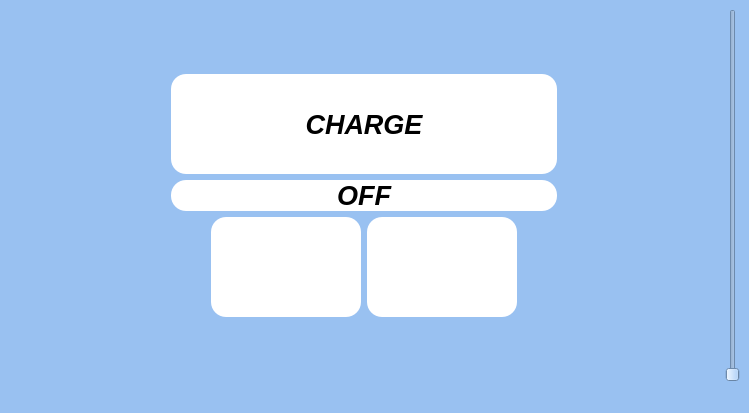
<?xml version="1.0" encoding="UTF-8"?>
<ui version="4.0">
 <class>MainWindow</class>
 <widget class="QMainWindow" name="MainWindow">
  <property name="geometry">
   <rect>
    <x>0</x>
    <y>0</y>
    <width>749</width>
    <height>413</height>
   </rect>
  </property>
  <property name="windowTitle">
   <string>MainWindow</string>
  </property>
  <property name="styleSheet">
   <string notr="true">background-color: rgb(153, 193, 241);</string>
  </property>
  <widget class="QWidget" name="centralwidget">
   <layout class="QHBoxLayout" name="horizontalLayout">
    <item>
     <layout class="QGridLayout" name="gridLayout">
      <item row="3" column="1">
       <layout class="QHBoxLayout" name="horizontalLayout_2">
        <item>
         <spacer name="horizontalSpacer">
          <property name="orientation">
           <enum>Qt::Horizontal</enum>
          </property>
          <property name="sizeHint" stdset="0">
           <size>
            <width>40</width>
            <height>20</height>
           </size>
          </property>
         </spacer>
        </item>
        <item>
         <widget class="QPushButton" name="pushButton_2">
          <property name="minimumSize">
           <size>
            <width>150</width>
            <height>100</height>
           </size>
          </property>
          <property name="cursor">
           <cursorShape>PointingHandCursor</cursorShape>
          </property>
          <property name="styleSheet">
           <string notr="true">QPushButton {
    border-radius: 15px;          /* Deixa o botão arredondado */
    background-color: white;    /* Cor de fundo inicial */
    color: white;                 /* Cor do texto */
    border: none;                 /* Remove a borda */
	image: url(:/Imagens/664e2f13ee221f4b6ba3097dc201f7.png);
}

QPushButton:hover {
    background-color: #2c3e50;    /* Cor de fundo quando o mouse passa sobre o botão */
}

QPushButton:pressed {
    background-color: white;      /* Cor de fundo quando o botão é clicado */
    color: black;                 /* Cor do texto quando clicado */
}</string>
          </property>
          <property name="text">
           <string/>
          </property>
         </widget>
        </item>
        <item>
         <widget class="QPushButton" name="pushButton_3">
          <property name="minimumSize">
           <size>
            <width>150</width>
            <height>100</height>
           </size>
          </property>
          <property name="cursor">
           <cursorShape>PointingHandCursor</cursorShape>
          </property>
          <property name="styleSheet">
           <string notr="true">QPushButton {	
	image: url(:/Imagens/direita.png);
    border-radius: 15px;          /* Deixa o botão arredondado */
    background-color: white;    /* Cor de fundo inicial */
    color: white;                 /* Cor do texto */
    border: none;                 /* Remove a borda */
}

QPushButton:hover {
    background-color: #2c3e50;    /* Cor de fundo quando o mouse passa sobre o botão */
}

QPushButton:pressed {
    background-color: white;      /* Cor de fundo quando o botão é clicado */
    color: black;                 /* Cor do texto quando clicado */
}</string>
          </property>
          <property name="text">
           <string/>
          </property>
         </widget>
        </item>
        <item>
         <spacer name="horizontalSpacer_2">
          <property name="orientation">
           <enum>Qt::Horizontal</enum>
          </property>
          <property name="sizeHint" stdset="0">
           <size>
            <width>40</width>
            <height>20</height>
           </size>
          </property>
         </spacer>
        </item>
       </layout>
      </item>
      <item row="1" column="1">
       <widget class="QPushButton" name="pushButton">
        <property name="minimumSize">
         <size>
          <width>100</width>
          <height>100</height>
         </size>
        </property>
        <property name="font">
         <font>
          <pointsize>20</pointsize>
          <italic>true</italic>
          <bold>true</bold>
         </font>
        </property>
        <property name="cursor">
         <cursorShape>PointingHandCursor</cursorShape>
        </property>
        <property name="styleSheet">
         <string notr="true">QPushButton {	
    border-radius: 15px;          /* Deixa o botão arredondado */
    background-color: white;    /* Cor de fundo inicial */
    color: black;                 /* Cor do texto */
    border: none;                 /* Remove a borda */
}

QPushButton:hover {
    background-color: #2c3e50;    /* Cor de fundo quando o mouse passa sobre o botão */
}

QPushButton:pressed {
    background-color: white;      /* Cor de fundo quando o botão é clicado */
    color: black;                 /* Cor do texto quando clicado */
}</string>
        </property>
        <property name="text">
         <string>CHARGE</string>
        </property>
       </widget>
      </item>
      <item row="2" column="0">
       <spacer name="horizontalSpacer_3">
        <property name="orientation">
         <enum>Qt::Horizontal</enum>
        </property>
        <property name="sizeHint" stdset="0">
         <size>
          <width>40</width>
          <height>20</height>
         </size>
        </property>
       </spacer>
      </item>
      <item row="0" column="1">
       <spacer name="verticalSpacer_2">
        <property name="orientation">
         <enum>Qt::Vertical</enum>
        </property>
        <property name="sizeHint" stdset="0">
         <size>
          <width>20</width>
          <height>40</height>
         </size>
        </property>
       </spacer>
      </item>
      <item row="2" column="1">
       <widget class="QPushButton" name="pushButton_4">
        <property name="font">
         <font>
          <pointsize>20</pointsize>
          <italic>true</italic>
          <bold>true</bold>
         </font>
        </property>
        <property name="cursor">
         <cursorShape>PointingHandCursor</cursorShape>
        </property>
        <property name="styleSheet">
         <string notr="true">QPushButton {	
    border-radius: 15px;          /* Deixa o botão arredondado */
    background-color: white;    /* Cor de fundo inicial */
    color: black;                 /* Cor do texto */
    border: none;                 /* Remove a borda */
}

QPushButton:hover {
    background-color: #2c3e50;    /* Cor de fundo quando o mouse passa sobre o botão */
}

QPushButton:pressed {
    background-color: white;      /* Cor de fundo quando o botão é clicado */
    color: black;                 /* Cor do texto quando clicado */
}</string>
        </property>
        <property name="text">
         <string>OFF</string>
        </property>
       </widget>
      </item>
      <item row="4" column="1">
       <spacer name="verticalSpacer">
        <property name="orientation">
         <enum>Qt::Vertical</enum>
        </property>
        <property name="sizeHint" stdset="0">
         <size>
          <width>20</width>
          <height>40</height>
         </size>
        </property>
       </spacer>
      </item>
      <item row="2" column="2">
       <spacer name="horizontalSpacer_4">
        <property name="orientation">
         <enum>Qt::Horizontal</enum>
        </property>
        <property name="sizeHint" stdset="0">
         <size>
          <width>40</width>
          <height>20</height>
         </size>
        </property>
       </spacer>
      </item>
     </layout>
    </item>
    <item>
     <widget class="QSlider" name="verticalSlider">
      <property name="cursor">
       <cursorShape>PointingHandCursor</cursorShape>
      </property>
      <property name="maximum">
       <number>100</number>
      </property>
      <property name="singleStep">
       <number>25</number>
      </property>
      <property name="orientation">
       <enum>Qt::Vertical</enum>
      </property>
     </widget>
    </item>
   </layout>
  </widget>
  <widget class="QMenuBar" name="menubar">
   <property name="geometry">
    <rect>
     <x>0</x>
     <y>0</y>
     <width>749</width>
     <height>23</height>
    </rect>
   </property>
  </widget>
  <widget class="QStatusBar" name="statusbar"/>
 </widget>
 <resources/>
 <connections/>
</ui>
